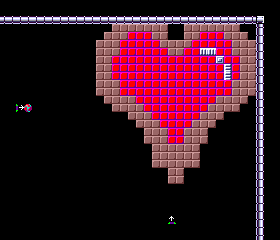

Tiled map render using the project's own tile images. Description and the whole map definition, tile-layer contents included, below:
An orthogonal 35x30 tile map with 8x8 px tiles, 1 tile layer (Tile Layer 1).

<map version="1.10" tiledversion="1.10.2" orientation="orthogonal" renderorder="right-down" width="35" height="30" tilewidth="8" tileheight="8" infinite="0" nextlayerid="2" nextobjectid="1">
 <editorsettings>
  <export target="../intro.bin" format="Breakout" />
 </editorsettings>
 <tileset firstgid="1" source="breakout-tiles.tsx" />
 <layer id="1" name="Tile Layer 1" width="35" height="30">
  <data encoding="csv">
1,1,1,1,1,1,1,1,1,1,1,1,1,1,1,0,0,0,0,0,0,0,0,0,0,0,0,0,0,0,0,0,0,0,0,
0,0,0,0,0,0,0,0,0,0,0,0,0,0,0,0,0,0,0,0,0,0,0,0,0,0,0,0,0,0,0,0,0,0,0,
7,7,7,7,7,7,7,7,7,7,7,7,7,7,7,7,7,7,7,7,7,7,7,7,7,7,7,7,7,7,7,7,6,0,0,
0,0,0,0,0,0,0,0,0,0,0,0,0,0,27,27,27,27,27,27,27,0,1,27,27,27,27,27,27,27,0,0,8,0,0,
0,0,0,0,0,0,0,0,0,0,0,0,0,27,27,27,17,17,17,27,27,0,0,27,27,17,17,17,27,27,27,0,8,0,0,
0,0,0,0,0,0,0,0,0,0,0,0,27,27,27,17,17,17,17,17,27,27,27,27,17,17,17,17,17,27,27,27,8,0,0,
0,0,0,0,0,0,0,0,0,0,0,0,27,27,27,17,17,17,17,17,17,27,27,17,17,3,3,17,17,27,27,27,8,0,0,
0,0,0,0,0,1,0,0,0,0,0,0,27,27,17,17,17,17,17,17,17,17,17,17,17,17,17,2,17,17,27,27,8,0,0,
0,0,0,0,1,1,0,0,0,0,0,0,27,27,17,17,17,17,17,17,17,17,17,17,17,17,17,17,4,17,27,27,8,0,0,
0,0,0,0,1,1,0,0,0,0,0,0,27,27,17,17,17,17,17,17,17,17,17,17,17,17,17,17,4,17,27,27,8,0,0,
0,0,0,0,1,1,0,0,0,0,0,0,27,27,27,17,17,17,17,17,17,17,17,17,17,17,17,17,17,27,27,27,8,0,0,
0,0,0,1,1,1,0,0,0,0,0,0,27,27,27,17,17,17,17,17,17,17,17,17,17,17,17,17,17,27,27,27,8,0,0,
0,0,0,0,0,1,0,0,0,0,0,0,1,27,27,27,27,17,17,17,17,17,17,17,17,17,17,27,27,27,27,1,8,0,0,
0,0,131,145,0,0,0,0,0,0,0,0,0,1,27,27,27,27,17,17,17,17,17,17,17,17,27,27,27,27,0,0,8,0,0,
0,0,0,0,0,0,0,0,0,0,0,0,0,0,0,0,27,27,27,17,17,17,17,17,17,27,27,27,0,0,0,0,8,0,0,
0,0,0,0,0,0,0,0,0,0,0,0,0,0,0,1,1,27,27,27,17,17,17,17,27,27,27,0,0,0,0,0,8,0,0,
0,0,0,0,0,0,0,0,0,0,0,0,0,0,0,1,1,1,27,27,27,17,17,27,27,27,0,0,0,0,0,0,8,0,0,
0,0,0,0,0,0,0,0,0,0,0,0,0,0,0,0,1,0,27,27,27,17,17,27,27,27,0,0,0,0,0,0,8,0,0,
0,0,0,0,0,0,0,0,0,0,0,0,0,0,0,0,1,0,0,27,27,27,27,27,27,0,0,0,0,0,0,0,8,0,0,
0,0,0,0,0,1,1,0,0,0,0,0,0,0,0,0,0,0,0,27,27,27,27,27,27,0,0,0,0,0,0,0,8,0,0,
0,0,0,0,0,0,0,0,0,0,0,0,1,0,0,0,0,0,0,27,27,27,27,27,27,0,0,0,0,0,0,0,8,0,0,
0,0,0,0,0,0,0,0,0,0,0,0,0,0,0,0,0,0,0,0,0,27,27,0,0,0,0,0,0,0,0,0,8,0,1,
0,0,0,0,0,0,0,0,0,0,0,0,0,0,0,0,0,0,0,0,0,27,27,0,0,0,0,0,0,0,0,0,8,0,1,
0,0,0,0,0,0,0,0,0,0,0,0,0,0,0,0,0,0,0,0,0,0,0,0,0,0,0,0,0,0,0,0,8,0,1,
0,0,0,0,0,1,0,0,0,1,0,0,0,0,0,0,0,0,0,0,0,0,0,0,0,0,0,0,0,0,0,0,8,0,1,
0,0,0,0,0,0,0,0,0,0,0,0,0,0,0,0,0,0,0,0,0,0,0,0,0,0,0,0,0,0,0,1,8,1,1,
0,0,0,0,0,0,0,0,0,0,0,0,0,0,0,0,0,0,0,0,0,0,0,0,0,0,0,0,0,0,0,0,8,1,1,
0,0,0,0,0,0,0,0,0,0,0,0,0,0,0,0,0,0,0,0,0,129,0,0,0,0,0,0,0,0,0,0,8,1,1,
0,0,0,0,0,0,0,0,0,0,0,0,0,0,0,0,0,0,0,0,0,0,0,0,0,0,0,0,0,0,0,0,8,1,1,
0,0,0,0,0,0,0,0,0,0,0,0,0,0,0,0,0,0,0,0,0,0,0,0,0,0,0,0,0,0,0,0,8,1,1
</data>
 </layer>
</map>
